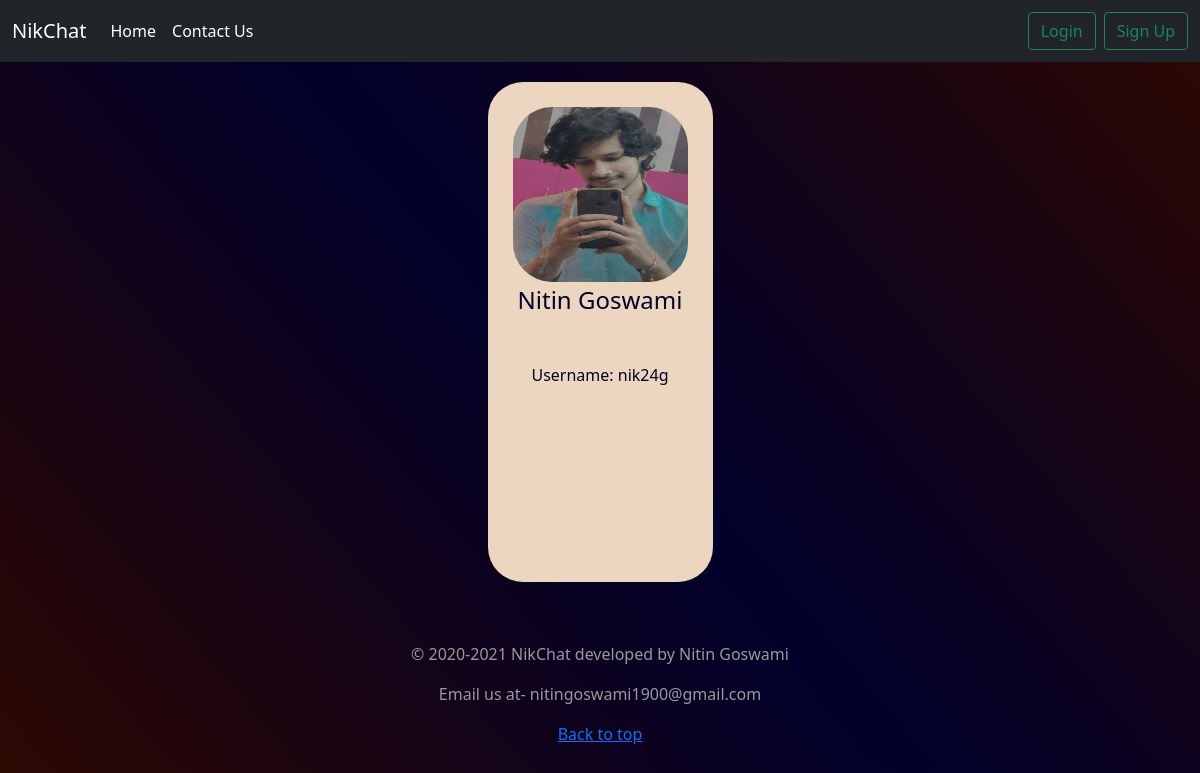
Page /profile/1/ on the committed database.
### aroom/models.py (models this page shows, shortened)
class User(AbstractUser):
    username = None
    email = models.EmailField(unique=True)
    username = models.CharField(max_length=50, default="")
    address = models.TextField(default="")
    image = models.ImageField(upload_to ='pchat/images', null = True, blank = True)
    date = models.DateField()
    USERNAME_FIELD = 'email'
    REQUIRED_FIELDS = []
    object = CustomUserManager()

### aroom/views.py (the view)
# urls.py: path('<int:user_id>/', views.profile, name='profile'),
def profile(request, *args, **kwargs):
    context = {}
    if request.method == "POST":
        user_id = request.POST.get('id')
    else:
        user_id = kwargs.get("user_id")
    try:
        account = User.objects.get(id=user_id)
    except User.DoesNotExist:
        return HttpResponse("user not found")
    if account:
        context['id'] = account.id
        context['username'] = account.username
        context['first_name'] = account.first_name
        context['last_name'] = account.last_name
        context['email'] = account.email
        context['address'] = account.address
        context['image'] = account.image.url
        friend_requests = None
        request_sent = FriendRequestStatus.NO_REQUEST_SENT
        try:
            friend_list = FriendList.objects.get(user=account)
        except FriendList.DoesNotExist:
            friend_list = FriendList(user=account)
            friend_list.save()
        friends = friend_list.friends.all()
        context["friends"] = friends
        is_self = True
        is_friend = False
        user = request.user
        if user.is_authenticated and user != account:
            is_self = False
            if friends.filter(id=user.id):
                is_friend = True
            else:
                is_friend = False
                if get_friend_request_or_false(sender=account, receiver=user) != False:
                    request_sent = FriendRequestStatus.THEM_SENT_TO_YOU.value
                    context['pending_friend_request_id'] = get_friend_request_or_false(sender=account, receiver=user).id
                elif get_friend_request_or_false(sender=user, receiver=account) != False:
                    context['pending_friend_request_id'] = get_friend_request_or_false(sender=user, receiver=account).id
                    request_sent = FriendRequestStatus.YOU_SENT_TO_THEM.value
                else:
                    request_sent = FriendRequestStatus.NO_REQUEST_SENT.value
        elif not user.is_authenticated:
            is_self = False
        else:
            try:
                friend_requests = FriendRequest.objects.filter(receiver=user, is_active=True)
            except Exception as e:
                pass
        context['is_self'] = is_self
        context['is_friend'] = is_friend
        context['request_sent'] = request_sent
        context['friend_requests'] = friend_requests
        return render(request, 'profile.html', context)

### aroom/templates/profile.html (shortened to what this page needs)
{% extends 'base.html' %}
{% block body %}
<section>
    <div class="upperbodycontainer">
        <div class="contact">
            <div class="image_name_container">
                <img src="{{image}}" alt="DP">
                <div class="name">
                    <span>{{first_name}} {{last_name}}</span>
                </div>
            </div>
            <div class="lowerbodycontainer">
            </div>
        </div>
        <div class="info">
            <div class="username">
                <span>Username: {{username}}</span>
            </div>
        </div>
    </div>
</section>
{% endblock body %}

### static/css/index.css (style rules this page uses)
::placeholder { text-align: center; color: linear-gradient(50deg, #2d0800, #00002b, #2d0800); }

### aroom/templates/base.html (style rules this page uses)
html { min-height: -webkit-fill-available; }
body { background: linear-gradient(50deg, #2d0800, #00002b, #2d0800) center center/cover; color: rgb(211, 187, 196); }

### aroom/templates/profile.html (style rules this page uses)
section { display: flex; justify-content: center; }
.upperbodycontainer { display: flex; flex-direction: column; margin: 20px; height: 500px; align-items: center; background-color: #ecd6bf; color: #00002b; border-radius: 35px; }
.image_name_container { text-align: center; font-size: 24px; margin: 25px; }
.image_name_container img { height: 175px; width: 175px; border-radius: 39px; }
.lowerbodycontainer { flex-direction: row; display: flex; justify-content: center; width: 100%; margin: auto; padding: 10px; border-radius: 35px; }

### rows in the picture
User: first_name "Nitin", last_name "Goswami", username "nik24g"
